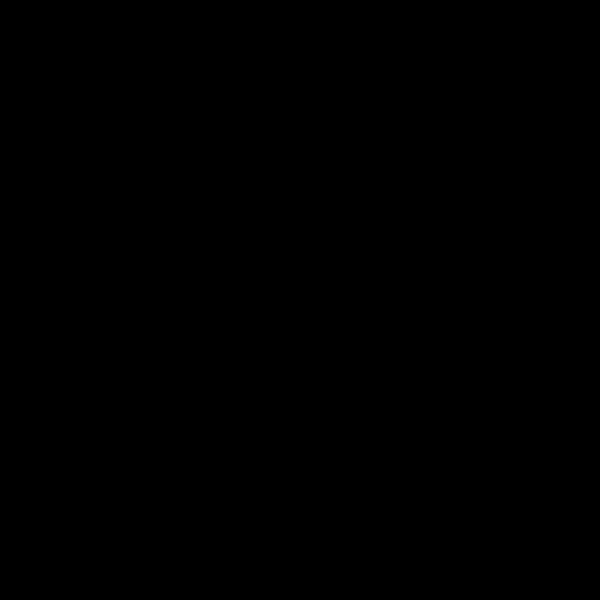
Frame 1 (no input)
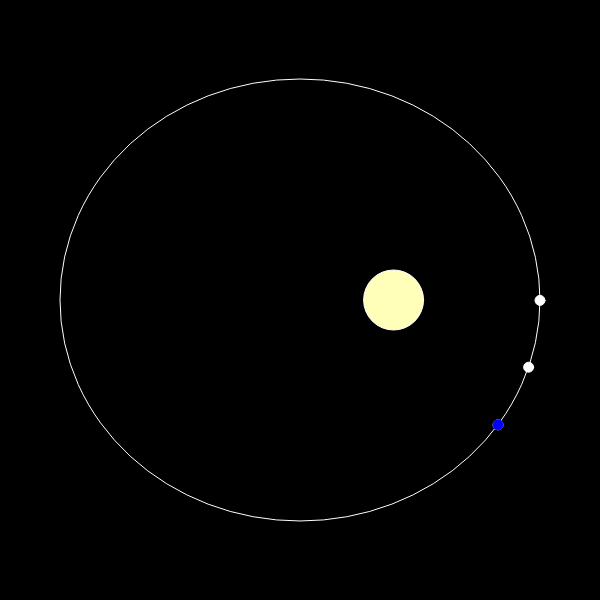
Frame 60 (no input)
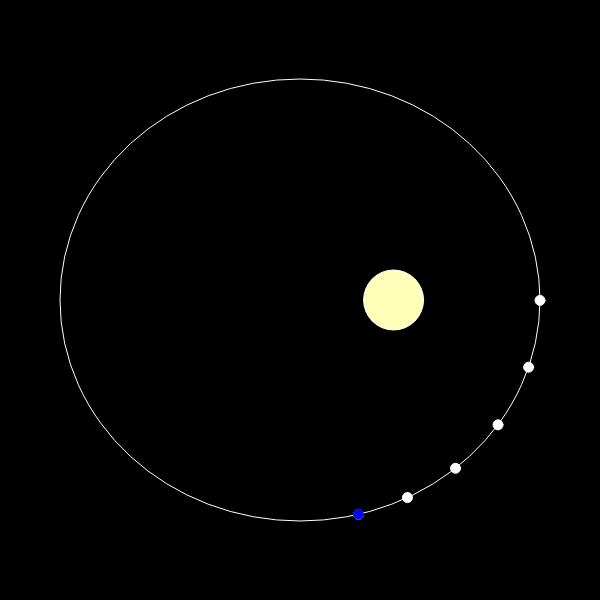
Frame 120 (the mouse pressed at the canvas centre since frame 60)

The p5.js sketch that drew these frames (run headless with seeded random() and noise() and a simulated clock; from frame 60 on, the mouse is pressed at the canvas centre):

// p5.js sketch
// ── sketch.js
// Elliptical Orbit Simulation
// This is a simulation of an orbiting body around a large body, such
// as a planet or comet around the sun.
// shared under Creative Commons license
// https://creativecommons.org/licenses/by-nc-sa/3.0/
// Written for Processing by Jason Galbraith
// Rewritten for p5.js by Sophia Wang, 10.16.2025

/*
**************************************************************
Change the numbers below to see how it changes the simulation!
**************************************************************
 */

// The following variable is the eccentricity of the orbit.
// An eccentricity of 0 is a circle, while an eccentricity of 0.9 is a
// narrow ellipse.
let eccentricity = 0.39;

// The following is how many trailing dots to plot.
let TRAILLENGTH = 10;

// This is how much of an area the planet will sweep out at each step.
let DELTA_T = 5000;

// This is how much to delay the simulation between steps.
let DELAY = 20;

// This is the planet size in pixels.
let planetSize = 5;

// This is the sun size (focus) in pixels
let sunSize = 30;

/*
****************************************************************
Below here is the actual simulation. You probably shouldn't mess
with this section. Or at least, you should expect weird results.
****************************************************************
 */

let WIDTH = 600, HEIGHT = 600;
let a = WIDTH/2 * 0.8; //center to major
let c = eccentricity * a; //focus
let b = Math.sqrt((a*a)-(c*c)); //center to minor
let x_trail = new Array(TRAILLENGTH);
let y_trail = new Array(TRAILLENGTH);
let counter = 0, currentAngle = 0, currentTrail = 0, currentDelay = 0;

// setup function called initially, only once
function setup() {  
  createCanvas(600, 600);
  background(0);
  ellipseMode(RADIUS);
  for (let i = 0; i < TRAILLENGTH; i++) {//Set trail to draw off screen
     x_trail[i] = -100;
     y_trail[i] = -100;
  }
}

// Draw function loops
function draw() {  
  currentDelay++;
  if (currentDelay == DELAY) {//If it is time to draw the ellipse
      currentDelay = 0;
      //These are the x and y coordinates on the ellipse 
      let startX = x_trail[currentTrail]; //start from most recent position in trail
      let startY = y_trail[currentTrail];
      let finalX = x_trail[currentTrail];
      let finalY = y_trail[currentTrail];
      currentTrail++; //set new trail position
      if (currentTrail == TRAILLENGTH) {
          currentTrail = 0;
      } 
      let totalArea = 0.0;
      let changeInAngle = 0.0;
      let startH = 0.0; //hypotenuse of first line from focus
      let finalH = 0.0; //hypotenuse of second line from focus
      let area = 0.0;
      let angleRadians = (currentAngle / 180.0) * PI;
      let startChangeX = startX-(WIDTH/2+c); //x position from focus of first line
      let startChangeY = (HEIGHT/2)-startY; //y position from focus of first line
      let startAngle = Math.atan(Math.abs(startChangeY)/Math.abs(startChangeX)); // angle of first line from focus
      if ((startChangeX <= 0) && (startChangeY >= 0)) { //figure out what quadrant you are in
          startAngle = PI/2-startAngle + PI/2;
      }
      else if ((startChangeX <= 0) && (startChangeY <= 0)) {
          startAngle = PI + startAngle;
      }
      else if ((startChangeX >= 0) && (startChangeY <= 0)) {
          startAngle = PI/2-startAngle + 3*PI/2;
      }
      let finalChangeX = finalX-(WIDTH/2+c); //X position from focus of second line
      let finalChangeY = (HEIGHT/2)-finalY; //Y position from focus of second line
      let finalAngle = startAngle;
      
      while (totalArea < DELTA_T) { //while you have not swept out enough area
        startX = finalX; 
        startY = finalY;
        startChangeX = startX-(WIDTH/2+c);
        startChangeY = (HEIGHT/2)-startY;
        startAngle = finalAngle;
        currentAngle += 0.1; //change the angle slightly
        angleRadians = (currentAngle / 180.0) * PI; //degrees to radians
        finalX = a * cos(angleRadians) + WIDTH/2; //calculate x position of new point using center of ellipse formula
        finalY = b * sin(angleRadians) + HEIGHT/2; //calculate y position of new point using center of ellipse formula
        finalChangeX = finalX-(WIDTH/2+c); //calculate distance from focus in x
        finalChangeY = (HEIGHT/2)-finalY; //calculate distance from focus in y
        finalAngle = Math.atan(Math.abs(finalChangeY)/Math.abs(finalChangeX)); //angle from second line to focus
        if ((finalChangeX <= 0) && (finalChangeY >= 0)) { //figure out your quadrant
            finalAngle = PI/2 - finalAngle + PI/2;
        }
        else if ((finalChangeX <= 0) && (finalChangeY <= 0)) {
            finalAngle = PI + finalAngle;
        }
        else if ((finalChangeX >= 0) && (finalChangeY <= 0)) {
            finalAngle = PI/2-finalAngle + 3*PI/2;
        }
        changeInAngle = startAngle - finalAngle; //calculate the change in angle
        startH = Math.sqrt(startChangeX*startChangeX+startChangeY*startChangeY); //figure out the hypotenuse of the first line
        finalH = Math.sqrt(finalChangeX*finalChangeX+finalChangeY*finalChangeY); //figure out the hypotenuse of the second line
        area = startH * finalH * Math.sin(changeInAngle) * 0.5; //calculate the area of that triangle
        totalArea += area; //Add that to the total area
      }//end while
      angleRadians = (currentAngle / 180.0) * PI;
      x_trail[currentTrail] = a * cos(angleRadians) + WIDTH/2; //figure out planet's x
      y_trail[currentTrail] = b * sin(angleRadians) + HEIGHT/2; //figure out planet's y
      background(0);
      stroke(255);
      fill(0);
      
      ellipse(WIDTH/2, HEIGHT/2, a, b); //draw ellipse
      fill('#ffffba');
      ellipse((WIDTH/2+c), HEIGHT/2, sunSize, sunSize);
      for (let i = 0; i < TRAILLENGTH; i++){
          fill(255);
          ellipse(x_trail[i], y_trail[i], planetSize, planetSize); //draw trail
      }
      stroke(0, 0, 255);
      fill(0, 0, 255);
      ellipse(x_trail[currentTrail], y_trail[currentTrail], planetSize, planetSize); //draw planet
  }
}
